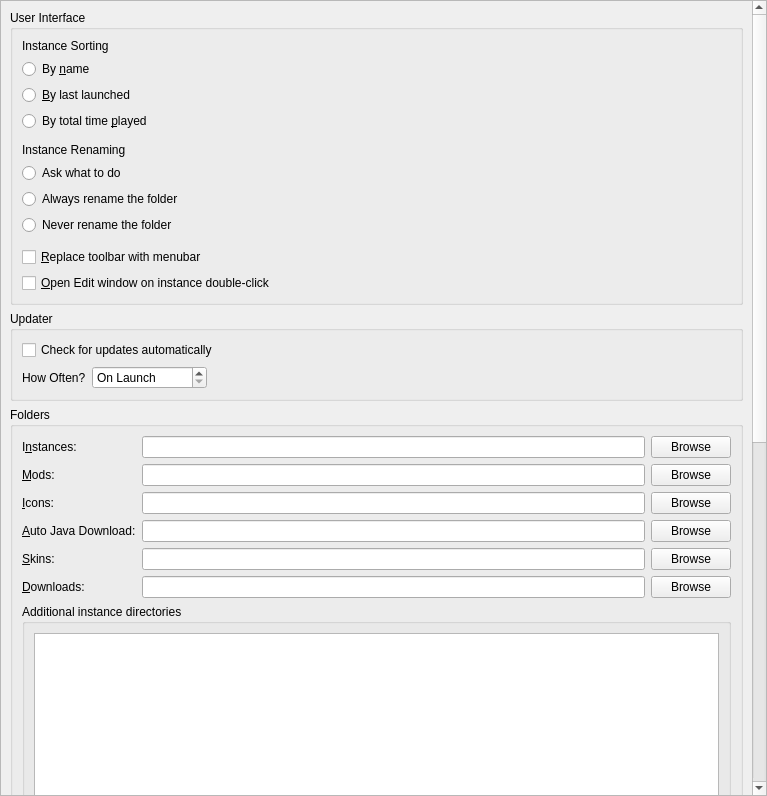
<?xml version="1.0" encoding="UTF-8"?>
<ui version="4.0">
 <class>LauncherPage</class>
 <widget class="QWidget" name="LauncherPage">
  <property name="geometry">
   <rect>
    <x>0</x>
    <y>0</y>
    <width>767</width>
    <height>796</height>
   </rect>
  </property>
  <property name="sizePolicy">
   <sizepolicy hsizetype="MinimumExpanding" vsizetype="MinimumExpanding">
    <horstretch>0</horstretch>
    <verstretch>0</verstretch>
   </sizepolicy>
  </property>
  <layout class="QVBoxLayout" name="verticalLayout">
   <property name="leftMargin">
    <number>0</number>
   </property>
   <property name="topMargin">
    <number>0</number>
   </property>
   <property name="rightMargin">
    <number>0</number>
   </property>
   <property name="bottomMargin">
    <number>0</number>
   </property>
   <item>
    <widget class="QScrollArea" name="scrollArea">
     <property name="horizontalScrollBarPolicy">
      <enum>Qt::ScrollBarPolicy::ScrollBarAsNeeded</enum>
     </property>
     <property name="widgetResizable">
      <bool>true</bool>
     </property>
     <widget class="QWidget" name="scrollAreaWidgetContents">
      <property name="geometry">
       <rect>
        <x>0</x>
        <y>0</y>
        <width>753</width>
        <height>1138</height>
       </rect>
      </property>
      <layout class="QVBoxLayout" name="verticalLayout_8">
       <item>
        <widget class="QGroupBox" name="userInterfaceBox">
         <property name="enabled">
          <bool>true</bool>
         </property>
         <property name="title">
          <string>User Interface</string>
         </property>
         <layout class="QVBoxLayout" name="verticalLayout_2">
          <item>
           <widget class="QLabel" name="instanceSortingLabel">
            <property name="text">
             <string>Instance Sorting</string>
            </property>
           </widget>
          </item>
          <item>
           <widget class="QRadioButton" name="sortByNameBtn">
            <property name="text">
             <string>By &amp;name</string>
            </property>
            <attribute name="buttonGroup">
             <string notr="true">sortingModeGroup</string>
            </attribute>
           </widget>
          </item>
          <item>
           <widget class="QRadioButton" name="sortLastLaunchedBtn">
            <property name="text">
             <string>&amp;By last launched</string>
            </property>
            <attribute name="buttonGroup">
             <string notr="true">sortingModeGroup</string>
            </attribute>
           </widget>
          </item>
          <item>
           <widget class="QRadioButton" name="sortByPlaytimeBtn">
            <property name="text">
             <string>By total time &amp;played</string>
            </property>
            <attribute name="buttonGroup">
             <string notr="true">sortingModeGroup</string>
            </attribute>
           </widget>
          </item>
          <item>
           <spacer name="verticalSpacer">
            <property name="orientation">
             <enum>Qt::Orientation::Vertical</enum>
            </property>
            <property name="sizeType">
             <enum>QSizePolicy::Policy::Fixed</enum>
            </property>
            <property name="sizeHint" stdset="0">
             <size>
              <width>0</width>
              <height>6</height>
             </size>
            </property>
           </spacer>
          </item>
          <item>
           <widget class="QLabel" name="renamingBehaviorLabel">
            <property name="text">
             <string>Instance Renaming</string>
            </property>
           </widget>
          </item>
          <item>
           <widget class="QRadioButton" name="askToRenameDirBtn">
            <property name="text">
             <string>Ask what to do</string>
            </property>
            <attribute name="buttonGroup">
             <string notr="true">renamingBehaviorGroup</string>
            </attribute>
           </widget>
          </item>
          <item>
           <widget class="QRadioButton" name="alwaysRenameDirBtn">
            <property name="text">
             <string>Always rename the folder</string>
            </property>
            <attribute name="buttonGroup">
             <string notr="true">renamingBehaviorGroup</string>
            </attribute>
           </widget>
          </item>
          <item>
           <widget class="QRadioButton" name="neverRenameDirBtn">
            <property name="text">
             <string>Never rename the folder</string>
            </property>
            <attribute name="buttonGroup">
             <string notr="true">renamingBehaviorGroup</string>
            </attribute>
           </widget>
          </item>
          <item>
           <spacer name="verticalSpacer_2">
            <property name="orientation">
             <enum>Qt::Orientation::Vertical</enum>
            </property>
            <property name="sizeType">
             <enum>QSizePolicy::Policy::Fixed</enum>
            </property>
            <property name="sizeHint" stdset="0">
             <size>
              <width>0</width>
              <height>6</height>
             </size>
            </property>
           </spacer>
          </item>
          <item>
           <widget class="QCheckBox" name="preferMenuBarCheckBox">
            <property name="toolTip">
             <string>The menubar is more friendly for keyboard-driven interaction.</string>
            </property>
            <property name="text">
             <string>&amp;Replace toolbar with menubar</string>
            </property>
           </widget>
          </item>
          <item>
           <widget class="QCheckBox" name="editInstanceOnDoubleClick">
            <property name="toolTip">
             <string>Opens the edit instance window on double-clicking an instance instead of running the instance.</string>
            </property>
            <property name="text">
             <string>&amp;Open Edit window on instance double-click</string>
            </property>
           </widget>
          </item>
         </layout>
        </widget>
       </item>
       <item>
        <widget class="QGroupBox" name="updateSettingsBox">
         <property name="title">
          <string>Updater</string>
         </property>
         <layout class="QGridLayout" name="gridLayout_2">
          <item row="1" column="0">
           <layout class="QHBoxLayout" name="horizontalLayout_2">
            <item>
             <widget class="QLabel" name="updateIntervalLabel">
              <property name="text">
               <string>How Often?</string>
              </property>
             </widget>
            </item>
            <item>
             <widget class="QSpinBox" name="updateIntervalSpinBox">
              <property name="sizePolicy">
               <sizepolicy hsizetype="Maximum" vsizetype="Fixed">
                <horstretch>0</horstretch>
                <verstretch>0</verstretch>
               </sizepolicy>
              </property>
              <property name="toolTip">
               <string>Set to 0 to only check on launch</string>
              </property>
              <property name="specialValueText">
               <string>On Launch</string>
              </property>
              <property name="suffix">
               <string> hours</string>
              </property>
              <property name="prefix">
               <string>Every </string>
              </property>
              <property name="minimum">
               <number>0</number>
              </property>
              <property name="maximum">
               <number>168</number>
              </property>
             </widget>
            </item>
            <item>
             <spacer name="horizontalSpacer">
              <property name="orientation">
               <enum>Qt::Orientation::Horizontal</enum>
              </property>
              <property name="sizeHint" stdset="0">
               <size>
                <width>0</width>
                <height>0</height>
               </size>
              </property>
             </spacer>
            </item>
           </layout>
          </item>
          <item row="0" column="0" colspan="2">
           <widget class="QCheckBox" name="autoUpdateCheckBox">
            <property name="text">
             <string>Check for updates automatically</string>
            </property>
           </widget>
          </item>
         </layout>
        </widget>
       </item>
       <item>
        <widget class="QGroupBox" name="foldersBox">
         <property name="title">
          <string>Folders</string>
         </property>
         <layout class="QGridLayout" name="gridLayout">
          <item row="4" column="1">
           <widget class="QLineEdit" name="skinsDirTextBox"/>
          </item>
          <item row="4" column="2">
           <widget class="QPushButton" name="skinsDirBrowseBtn">
            <property name="text">
             <string>Browse</string>
            </property>
           </widget>
          </item>
          <item row="3" column="0">
           <widget class="QLabel" name="labelJavaDir">
            <property name="toolTip">
             <string>Folder where IAMNX Launcher stores automatically downloaded Java versions. Do NOT set this to your system Java installation.</string>
            </property>
            <property name="text">
             <string>&amp;Auto Java Download:</string>
            </property>
            <property name="buddy">
             <cstring>javaDirTextBox</cstring>
            </property>
           </widget>
          </item>
          <item row="2" column="2">
           <widget class="QPushButton" name="iconsDirBrowseBtn">
            <property name="text">
             <string>Browse</string>
            </property>
           </widget>
          </item>
          <item row="4" column="0">
           <widget class="QLabel" name="labelSkinsDir">
            <property name="text">
             <string>&amp;Skins:</string>
            </property>
            <property name="buddy">
             <cstring>skinsDirTextBox</cstring>
            </property>
           </widget>
          </item>
          <item row="1" column="0">
           <widget class="QLabel" name="labelModsDir">
            <property name="text">
             <string>&amp;Mods:</string>
            </property>
            <property name="buddy">
             <cstring>modsDirTextBox</cstring>
            </property>
           </widget>
          </item>
          <item row="3" column="2">
           <widget class="QPushButton" name="javaDirBrowseBtn">
            <property name="text">
             <string>Browse</string>
            </property>
           </widget>
          </item>
          <item row="5" column="0">
           <widget class="QLabel" name="labelDownloadsDir">
            <property name="text">
             <string>&amp;Downloads:</string>
            </property>
            <property name="buddy">
             <cstring>downloadsDirTextBox</cstring>
            </property>
           </widget>
          </item>
          <item row="5" column="1">
           <widget class="QLineEdit" name="downloadsDirTextBox"/>
          </item>
          <item row="1" column="1">
           <widget class="QLineEdit" name="modsDirTextBox"/>
          </item>
          <item row="0" column="0">
           <widget class="QLabel" name="labelInstDir">
            <property name="text">
             <string>I&amp;nstances:</string>
            </property>
            <property name="buddy">
             <cstring>instDirTextBox</cstring>
            </property>
           </widget>
          </item>
          <item row="0" column="2">
           <widget class="QPushButton" name="instDirBrowseBtn">
            <property name="text">
             <string>Browse</string>
            </property>
           </widget>
          </item>
          <item row="5" column="2">
           <widget class="QPushButton" name="downloadsDirBrowseBtn">
            <property name="text">
             <string>Browse</string>
            </property>
           </widget>
          </item>
          <item row="6" column="0" colspan="3">
           <widget class="QGroupBox" name="additionalInstDirsGroupBox">
            <property name="title">
             <string>Additional instance directories</string>
            </property>
            <layout class="QVBoxLayout" name="additionalInstDirsLayout">
             <item>
              <widget class="QListWidget" name="additionalInstDirsList"/>
             </item>
             <item>
              <layout class="QHBoxLayout" name="additionalInstDirsBtnLayout">
               <item>
                <widget class="QPushButton" name="addInstDirBtn">
                 <property name="text">
                  <string>Add</string>
                 </property>
                </widget>
               </item>
               <item>
                <widget class="QPushButton" name="removeInstDirBtn">
                 <property name="text">
                  <string>Remove</string>
                 </property>
                </widget>
               </item>
               <item>
                <spacer name="additionalInstDirsSpacer">
                 <property name="orientation">
                  <enum>Qt::Orientation::Horizontal</enum>
                 </property>
                </spacer>
               </item>
              </layout>
             </item>
            </layout>
           </widget>
          </item>
          <item row="0" column="1">
           <widget class="QLineEdit" name="instDirTextBox"/>
          </item>
          <item row="1" column="2">
           <widget class="QPushButton" name="modsDirBrowseBtn">
            <property name="text">
             <string>Browse</string>
            </property>
           </widget>
          </item>
          <item row="3" column="1">
           <widget class="QLineEdit" name="javaDirTextBox"/>
          </item>
          <item row="2" column="1">
           <widget class="QLineEdit" name="iconsDirTextBox"/>
          </item>
          <item row="2" column="0">
           <widget class="QLabel" name="labelIconsDir">
            <property name="text">
             <string>&amp;Icons:</string>
            </property>
            <property name="buddy">
             <cstring>iconsDirTextBox</cstring>
            </property>
           </widget>
          </item>
         </layout>
        </widget>
       </item>
       <item>
        <widget class="QGroupBox" name="modsBox">
         <property name="title">
          <string>Mods and Modpacks</string>
         </property>
         <layout class="QVBoxLayout" name="verticalLayout_4">
          <item>
           <widget class="QCheckBox" name="downloadsDirWatchRecursiveCheckBox">
            <property name="toolTip">
             <string>When enabled, in addition to the downloads folder, its sub folders will also be searched when looking for resources (e.g. when looking for blocked mods on CurseForge).</string>
            </property>
            <property name="text">
             <string>Check &amp;subfolders for blocked mods</string>
            </property>
           </widget>
          </item>
          <item>
           <widget class="QCheckBox" name="downloadsDirMoveCheckBox">
            <property name="toolTip">
             <string>When enabled, it will move blocked resources instead of copying them.</string>
            </property>
            <property name="text">
             <string>Move blocked mods instead of copying them</string>
            </property>
           </widget>
          </item>
          <item>
           <widget class="QCheckBox" name="metadataEnableBtn">
            <property name="toolTip">
             <string>Store version information provided by mod providers (like Modrinth or CurseForge) for mods.</string>
            </property>
            <property name="text">
             <string>Keep track of mod metadata</string>
            </property>
           </widget>
          </item>
          <item>
           <widget class="QLabel" name="metadataWarningLabel">
            <property name="text">
             <string>&lt;html&gt;&lt;head/&gt;&lt;body&gt;&lt;p&gt;&lt;span style=&quot; font-weight:600; color:#f5c211;&quot;&gt;Warning&lt;/span&gt;&lt;span style=&quot; color:#f5c211;&quot;&gt;: Disabling mod metadata may also disable some QoL features, such as mod updating!&lt;/span&gt;&lt;/p&gt;&lt;/body&gt;&lt;/html&gt;</string>
            </property>
            <property name="wordWrap">
             <bool>true</bool>
            </property>
           </widget>
          </item>
          <item>
           <widget class="QCheckBox" name="dependenciesEnableBtn">
            <property name="toolTip">
             <string>Automatically detect, install, and update mod dependencies.</string>
            </property>
            <property name="text">
             <string>Install dependencies automatically</string>
            </property>
           </widget>
          </item>
          <item>
           <widget class="QCheckBox" name="showModIncompatCheckBox">
            <property name="toolTip">
             <string>Currently this just shows mods which are not marked as compatible with the current Minecraft version.</string>
            </property>
            <property name="text">
             <string>Detect and show mod incompatibilities (experimental)</string>
            </property>
           </widget>
          </item>
          <item>
           <widget class="QCheckBox" name="modpackUpdatePromptBtn">
            <property name="toolTip">
             <string>When creating a new modpack instance, suggest updating an existing instance instead.</string>
            </property>
            <property name="text">
             <string>Suggest to update an existing instance during modpack installation</string>
            </property>
           </widget>
          </item>
         </layout>
        </widget>
       </item>
       <item>
        <widget class="QGroupBox" name="instanceBox">
         <property name="title">
          <string>Instance Creation</string>
         </property>
         <layout class="QVBoxLayout" name="verticalLayout_3">
          <item>
           <widget class="QCheckBox" name="downloadGameFilesBtn">
            <property name="toolTip">
             <string>Downloads required game files while creating the instance. Disable this to skip the initial download and fetch files when the instance is launched instead.</string>
            </property>
            <property name="text">
             <string>Download game files during instance creation</string>
            </property>
           </widget>
          </item>
         </layout>
        </widget>
       </item>
       <item>
        <widget class="QGroupBox" name="groupBox_2">
         <property name="title">
          <string>Console</string>
         </property>
         <layout class="QFormLayout" name="formLayout">
          <property name="labelAlignment">
           <set>Qt::AlignmentFlag::AlignLeading|Qt::AlignmentFlag::AlignLeft|Qt::AlignmentFlag::AlignVCenter</set>
          </property>
          <item row="0" column="0">
           <widget class="QLabel" name="lineLimitLabel">
            <property name="sizePolicy">
             <sizepolicy hsizetype="Maximum" vsizetype="Preferred">
              <horstretch>0</horstretch>
              <verstretch>0</verstretch>
             </sizepolicy>
            </property>
            <property name="text">
             <string>Log History &amp;Limit:</string>
            </property>
            <property name="buddy">
             <cstring>lineLimitSpinBox</cstring>
            </property>
           </widget>
          </item>
          <item row="0" column="1">
           <widget class="QSpinBox" name="lineLimitSpinBox">
            <property name="sizePolicy">
             <sizepolicy hsizetype="Maximum" vsizetype="Fixed">
              <horstretch>0</horstretch>
              <verstretch>0</verstretch>
             </sizepolicy>
            </property>
            <property name="suffix">
             <string> lines</string>
            </property>
            <property name="minimum">
             <number>10000</number>
            </property>
            <property name="maximum">
             <number>1000000</number>
            </property>
            <property name="singleStep">
             <number>10000</number>
            </property>
            <property name="value">
             <number>100000</number>
            </property>
           </widget>
          </item>
          <item row="1" column="0" colspan="2">
           <widget class="QCheckBox" name="checkStopLogging">
            <property name="text">
             <string>&amp;Stop logging when log overflows</string>
            </property>
           </widget>
          </item>
         </layout>
        </widget>
       </item>
       <item>
        <widget class="QGroupBox" name="tasksBox">
         <property name="title">
          <string>Tasks</string>
         </property>
         <layout class="QGridLayout" name="gridLayout_3">
          <item row="2" column="1">
           <widget class="QSpinBox" name="numberOfManualRetriesSpinBox">
            <property name="sizePolicy">
             <sizepolicy hsizetype="Maximum" vsizetype="Fixed">
              <horstretch>0</horstretch>
              <verstretch>0</verstretch>
             </sizepolicy>
            </property>
            <property name="minimumSize">
             <size>
              <width>60</width>
              <height>0</height>
             </size>
            </property>
            <property name="minimum">
             <number>0</number>
            </property>
           </widget>
          </item>
          <item row="1" column="1">
           <widget class="QSpinBox" name="numberOfConcurrentDownloadsSpinBox">
            <property name="sizePolicy">
             <sizepolicy hsizetype="Maximum" vsizetype="Fixed">
              <horstretch>0</horstretch>
              <verstretch>0</verstretch>
             </sizepolicy>
            </property>
            <property name="minimumSize">
             <size>
              <width>60</width>
              <height>0</height>
             </size>
            </property>
            <property name="minimum">
             <number>1</number>
            </property>
           </widget>
          </item>
          <item row="3" column="1">
           <widget class="QSpinBox" name="timeoutSecondsSpinBox">
            <property name="sizePolicy">
             <sizepolicy hsizetype="Maximum" vsizetype="Fixed">
              <horstretch>0</horstretch>
              <verstretch>0</verstretch>
             </sizepolicy>
            </property>
            <property name="minimumSize">
             <size>
              <width>60</width>
              <height>0</height>
             </size>
            </property>
            <property name="suffix">
             <string>s</string>
            </property>
           </widget>
          </item>
          <item row="2" column="0">
           <widget class="QLabel" name="numberOfManualRetriesLabel">
            <property name="text">
             <string>Retry Limit:</string>
            </property>
           </widget>
          </item>
          <item row="1" column="0">
           <widget class="QLabel" name="numberOfConcurrentDownloadsLabel">
            <property name="text">
             <string>Concurrent Download Limit:</string>
            </property>
           </widget>
          </item>
          <item row="3" column="0">
           <widget class="QLabel" name="timeoutSecondsLabel">
            <property name="toolTip">
             <string>Seconds to wait until the requests are terminated</string>
            </property>
            <property name="text">
             <string>HTTP Timeout:</string>
            </property>
           </widget>
          </item>
          <item row="0" column="1">
           <widget class="QSpinBox" name="numberOfConcurrentTasksSpinBox">
            <property name="sizePolicy">
             <sizepolicy hsizetype="Maximum" vsizetype="Fixed">
              <horstretch>0</horstretch>
              <verstretch>0</verstretch>
             </sizepolicy>
            </property>
            <property name="minimumSize">
             <size>
              <width>60</width>
              <height>0</height>
             </size>
            </property>
            <property name="minimum">
             <number>1</number>
            </property>
           </widget>
          </item>
          <item row="0" column="0">
           <widget class="QLabel" name="numberOfConcurrentTasksLabel">
            <property name="text">
             <string>Concurrent Task Limit:</string>
            </property>
           </widget>
          </item>
          <item row="0" column="2">
           <spacer name="horizontalSpacer_2">
            <property name="orientation">
             <enum>Qt::Orientation::Horizontal</enum>
            </property>
            <property name="sizeHint" stdset="0">
             <size>
              <width>0</width>
              <height>0</height>
             </size>
            </property>
           </spacer>
          </item>
         </layout>
        </widget>
       </item>
       <item>
        <spacer name="verticalSpacer_FeaturesTab">
         <property name="orientation">
          <enum>Qt::Orientation::Vertical</enum>
         </property>
         <property name="sizeHint" stdset="0">
          <size>
           <width>0</width>
           <height>0</height>
          </size>
         </property>
        </spacer>
       </item>
      </layout>
     </widget>
    </widget>
   </item>
  </layout>
 </widget>
 <tabstops>
  <tabstop>scrollArea</tabstop>
  <tabstop>sortByNameBtn</tabstop>
  <tabstop>sortLastLaunchedBtn</tabstop>
  <tabstop>sortByPlaytimeBtn</tabstop>
  <tabstop>askToRenameDirBtn</tabstop>
  <tabstop>alwaysRenameDirBtn</tabstop>
  <tabstop>neverRenameDirBtn</tabstop>
  <tabstop>preferMenuBarCheckBox</tabstop>
  <tabstop>editInstanceOnDoubleClick</tabstop>
  <tabstop>autoUpdateCheckBox</tabstop>
  <tabstop>updateIntervalSpinBox</tabstop>
  <tabstop>instDirTextBox</tabstop>
  <tabstop>instDirBrowseBtn</tabstop>
  <tabstop>modsDirTextBox</tabstop>
  <tabstop>modsDirBrowseBtn</tabstop>
  <tabstop>iconsDirTextBox</tabstop>
  <tabstop>iconsDirBrowseBtn</tabstop>
  <tabstop>javaDirTextBox</tabstop>
  <tabstop>javaDirBrowseBtn</tabstop>
  <tabstop>skinsDirTextBox</tabstop>
  <tabstop>skinsDirBrowseBtn</tabstop>
  <tabstop>downloadsDirTextBox</tabstop>
  <tabstop>downloadsDirBrowseBtn</tabstop>
  <tabstop>additionalInstDirsList</tabstop>
  <tabstop>addInstDirBtn</tabstop>
  <tabstop>removeInstDirBtn</tabstop>
  <tabstop>downloadsDirWatchRecursiveCheckBox</tabstop>
  <tabstop>downloadsDirMoveCheckBox</tabstop>
  <tabstop>metadataEnableBtn</tabstop>
  <tabstop>dependenciesEnableBtn</tabstop>
  <tabstop>showModIncompatCheckBox</tabstop>
  <tabstop>modpackUpdatePromptBtn</tabstop>
  <tabstop>downloadGameFilesBtn</tabstop>
  <tabstop>lineLimitSpinBox</tabstop>
  <tabstop>checkStopLogging</tabstop>
  <tabstop>numberOfConcurrentTasksSpinBox</tabstop>
  <tabstop>numberOfConcurrentDownloadsSpinBox</tabstop>
  <tabstop>numberOfManualRetriesSpinBox</tabstop>
  <tabstop>timeoutSecondsSpinBox</tabstop>
 </tabstops>
 <resources/>
 <connections/>
 <buttongroups>
  <buttongroup name="renamingBehaviorGroup"/>
  <buttongroup name="sortingModeGroup"/>
 </buttongroups>
</ui>
